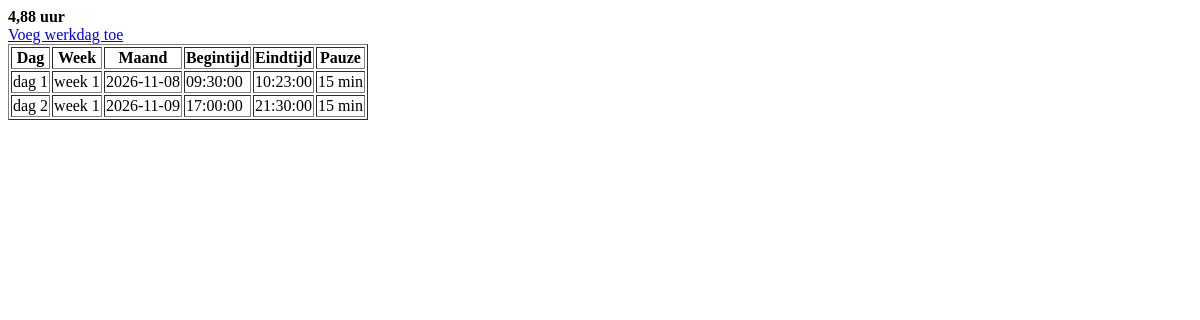
Before: / with the older database file.
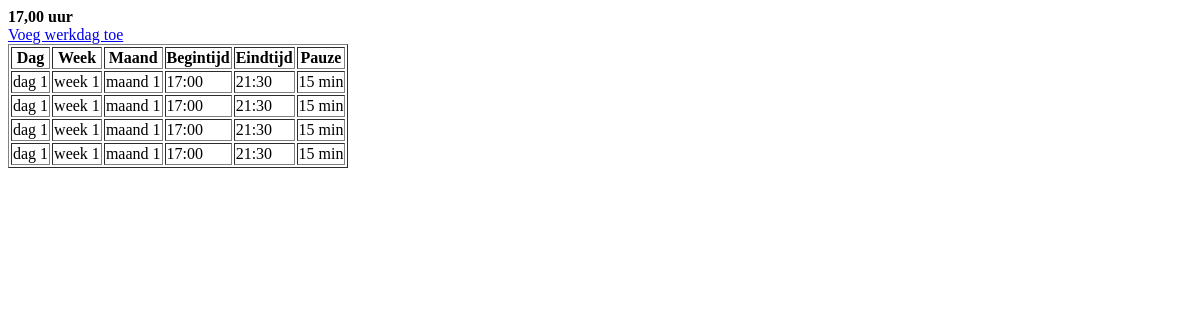
After: the same page with the newer database file.
### tables this page shows
CREATE TABLE werkdag (
        id INTEGER PRIMARY KEY AUTOINCREMENT,
        begintijd TIME NOT NULL,
        eindtijd TIME NOT NULL,
        pauze INTEGER NOT NULL,
        dag TEXT,
        week TEXT,
        maand TEXT,
        created_at TIMESTAMP DEFAULT CURRENT_TIMESTAMP
    );

### overig/urenberekener.php (called while the page is built)
<?php
    include(__DIR__ . '/database-connectie.php');
    $stmt = $conn->query("SELECT * FROM werkdag");
    $dagen = $stmt->fetchAll(PDO::FETCH_ASSOC);
    $totaalUren = 0;
    foreach ($dagen as $dag):
        $begin = new DateTime($dag['begintijd']);
        $eind  = new DateTime($dag['eindtijd']);
        $verschil = $begin->diff($eind);
        $totaalMinuten = ($verschil->days * 24 * 60) + ($verschil->h * 60) + $verschil->i;
        $gewerkteMinuten = $totaalMinuten - $dag['pauze'];
        $uren = round($gewerkteMinuten / 60, 2);
        $totaalUren += $uren;
    endforeach;
?>

### index.php (the view, shortened to what this page needs)
<?php
    include(__DIR__ . '/overig/database-connectie.php');
    include(__DIR__ . '/overig/urenberekener.php');
?>
<!DOCTYPE html>
<html lang="nl">
<head>
</head>
<body>
<strong><?= number_format($totaalUren, 2, ',', '.') ?> uur</strong><br>
<a href="add.php" class="add">Voeg werkdag toe</a>
<table border="1">
    <tr>
        <th>Dag</th>
        <th>Week</th>
        <th>Maand</th>
        <th>Begintijd</th>
        <th>Eindtijd</th>
        <th>Pauze</th>
    </tr>
    <?php foreach ($dagen as $dag): ?>
        <tr>
            <td><?= htmlspecialchars($dag['dag']) ?></td>
            <td><?= htmlspecialchars($dag['week']) ?></td>
            <td><?= htmlspecialchars($dag['maand']) ?></td>
            <td><?= htmlspecialchars($dag['begintijd']) ?></td>
            <td><?= htmlspecialchars($dag['eindtijd']) ?></td>
            <td><?= htmlspecialchars($dag['pauze']) ?> min</td>
        </tr>
    <?php endforeach; ?>
</table>
</body>
</html>

Changed rows visible on the page:
changed werkdag (number 1 of 4 on the later page): maand "2026-11-08" → "maand 1"; begintijd "09:30:00" → "17:00"; eindtijd "10:23:00" → "21:30"
changed werkdag (number 2 of 4 on the later page): dag "dag 2" → "dag 1"; maand "2026-11-09" → "maand 1"; begintijd "17:00:00" → "17:00"; eindtijd "21:30:00" → "21:30"
added werkdag: dag "dag 1", week "week 1", maand "maand 1", begintijd "17:00", eindtijd "21:30", pauze "15"
added werkdag: dag "dag 1", week "week 1", maand "maand 1", begintijd "17:00", eindtijd "21:30", pauze "15"
Other visible differences:
$totaalUren: "4,88" → "17,00"
